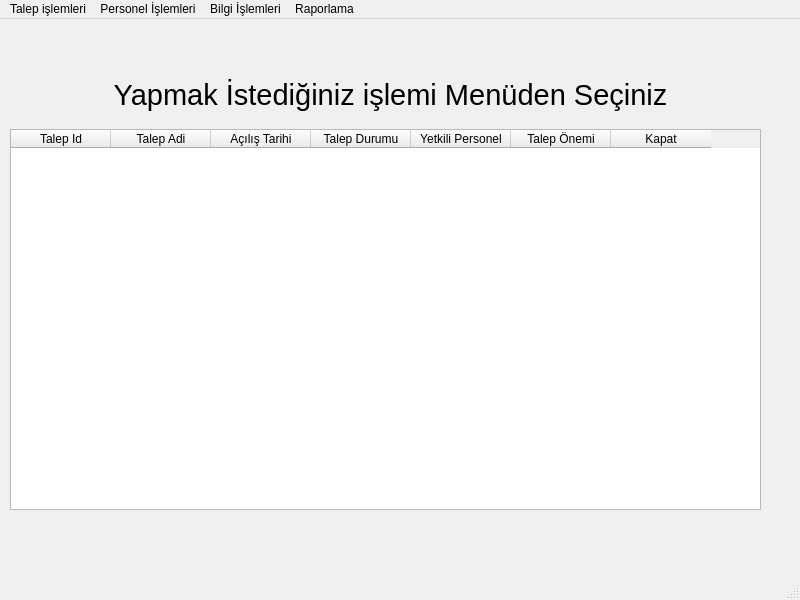
<?xml version="1.0" encoding="UTF-8"?>
<ui version="4.0">
 <class>AnaPencere</class>
 <widget class="QMainWindow" name="AnaPencere">
  <property name="geometry">
   <rect>
    <x>0</x>
    <y>0</y>
    <width>800</width>
    <height>600</height>
   </rect>
  </property>
  <property name="windowTitle">
   <string>Ana Pencere</string>
  </property>
  <widget class="QWidget" name="ana_icerik">
   <widget class="QTableWidget" name="tableWidget">
    <property name="geometry">
     <rect>
      <x>10</x>
      <y>110</y>
      <width>751</width>
      <height>381</height>
     </rect>
    </property>
    <column>
     <property name="text">
      <string>Talep Id</string>
     </property>
    </column>
    <column>
     <property name="text">
      <string>Talep Adi</string>
     </property>
    </column>
    <column>
     <property name="text">
      <string>Açılış Tarihi</string>
     </property>
    </column>
    <column>
     <property name="text">
      <string>Talep Durumu</string>
     </property>
    </column>
    <column>
     <property name="text">
      <string>Yetkili Personel</string>
     </property>
    </column>
    <column>
     <property name="text">
      <string>Talep Önemi</string>
     </property>
    </column>
    <column>
     <property name="text">
      <string>Kapat</string>
     </property>
    </column>
   </widget>
   <widget class="QLabel" name="label">
    <property name="geometry">
     <rect>
      <x>90</x>
      <y>40</y>
      <width>601</width>
      <height>71</height>
     </rect>
    </property>
    <property name="font">
     <font>
      <pointsize>22</pointsize>
     </font>
    </property>
    <property name="text">
     <string>Yapmak İstediğiniz işlemi Menüden Seçiniz</string>
    </property>
    <property name="alignment">
     <set>Qt::AlignCenter</set>
    </property>
   </widget>
  </widget>
  <widget class="QMenuBar" name="menubar">
   <property name="geometry">
    <rect>
     <x>0</x>
     <y>0</y>
     <width>800</width>
     <height>21</height>
    </rect>
   </property>
   <widget class="QMenu" name="menuTalep_i_lemleri">
    <property name="title">
     <string>Talep işlemleri</string>
    </property>
    <addaction name="actionTalep_A"/>
    <addaction name="actionDevam_Eden_Talepler"/>
    <addaction name="actionKapanan_Talepler"/>
   </widget>
   <widget class="QMenu" name="menuPersonel_lemleri">
    <property name="title">
     <string>Personel İşlemleri</string>
    </property>
    <addaction name="actionPersonel_Ekle"/>
    <addaction name="actionPersnel_G_ncelle_Sil"/>
   </widget>
   <widget class="QMenu" name="menuBilgi_lemleri">
    <property name="title">
     <string>Bilgi İşlemleri</string>
    </property>
    <addaction name="actionBirim_lemleri"/>
    <addaction name="actionMevki_lemleri"/>
    <addaction name="action_nem_lemleri"/>
    <addaction name="actionTalep_Durum_lemleri"/>
   </widget>
   <widget class="QMenu" name="menuRaporlama">
    <property name="title">
     <string>Raporlama</string>
    </property>
    <addaction name="actionRaporlama_lemi"/>
   </widget>
   <addaction name="menuTalep_i_lemleri"/>
   <addaction name="menuPersonel_lemleri"/>
   <addaction name="menuBilgi_lemleri"/>
   <addaction name="menuRaporlama"/>
  </widget>
  <widget class="QStatusBar" name="statusbar"/>
  <action name="actionPersonel_Ekle">
   <property name="text">
    <string>Personel Ekle</string>
   </property>
  </action>
  <action name="actionPersnel_G_ncelle_Sil">
   <property name="text">
    <string>Personel Güncelle - Sil</string>
   </property>
  </action>
  <action name="actionTalep_A">
   <property name="text">
    <string>Talep Aç</string>
   </property>
  </action>
  <action name="actionDevam_Eden_Talepler">
   <property name="text">
    <string>Devam Eden Talepler</string>
   </property>
  </action>
  <action name="actionKapanan_Talepler">
   <property name="text">
    <string>Kapanan Talepler</string>
   </property>
  </action>
  <action name="actionBirim_lemleri">
   <property name="text">
    <string>Birim İşlemleri</string>
   </property>
  </action>
  <action name="actionMevki_lemleri">
   <property name="text">
    <string>Mevki İşlemleri</string>
   </property>
  </action>
  <action name="action_nem_lemleri">
   <property name="text">
    <string>Önem İşlemleri</string>
   </property>
  </action>
  <action name="actionTalep_Durum_lemleri">
   <property name="text">
    <string>Talep Durum İşlemleri</string>
   </property>
  </action>
  <action name="actionRaporlama_lemi">
   <property name="text">
    <string>Raporlama İşlemi</string>
   </property>
  </action>
 </widget>
 <resources/>
 <connections/>
</ui>
